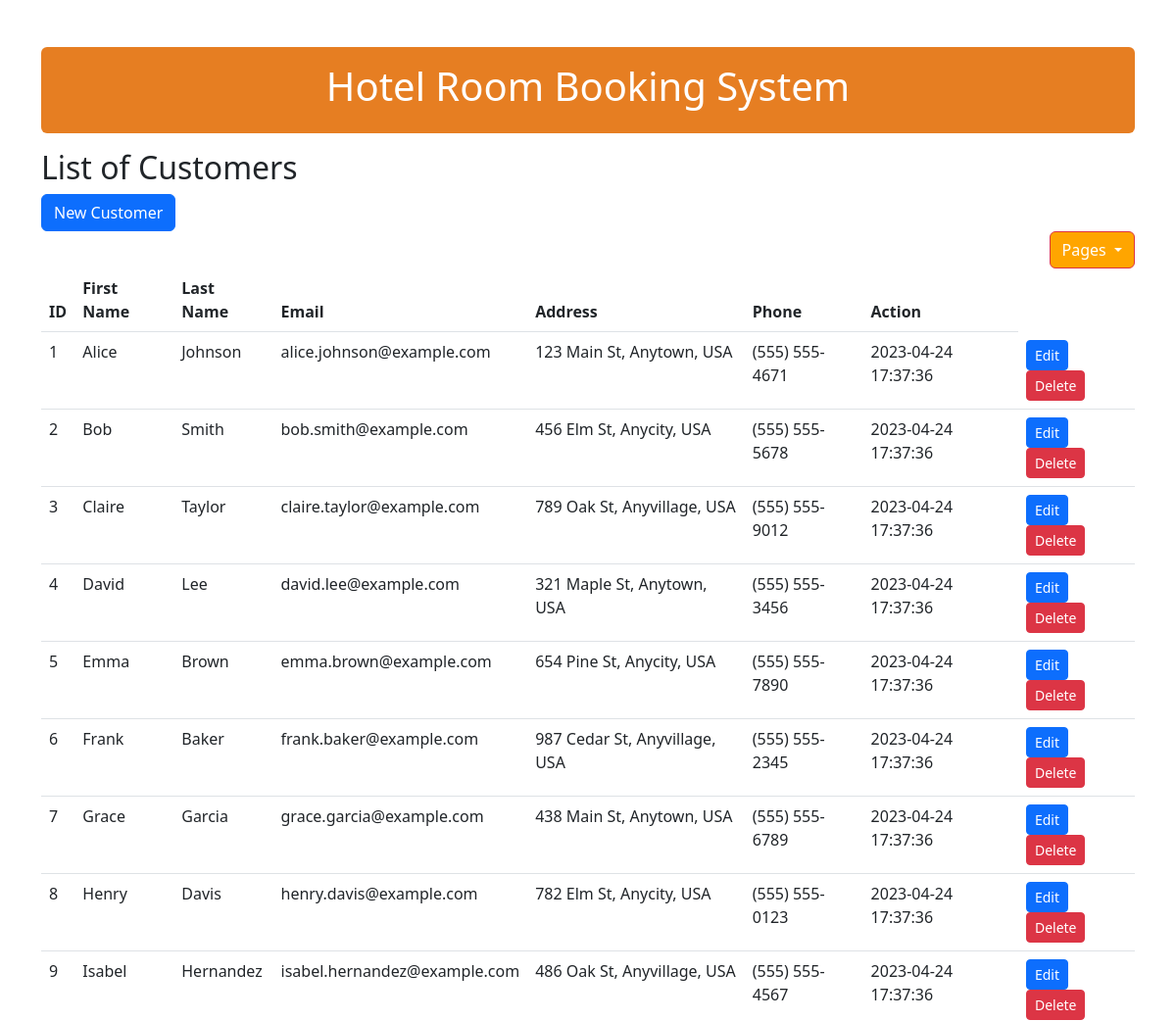
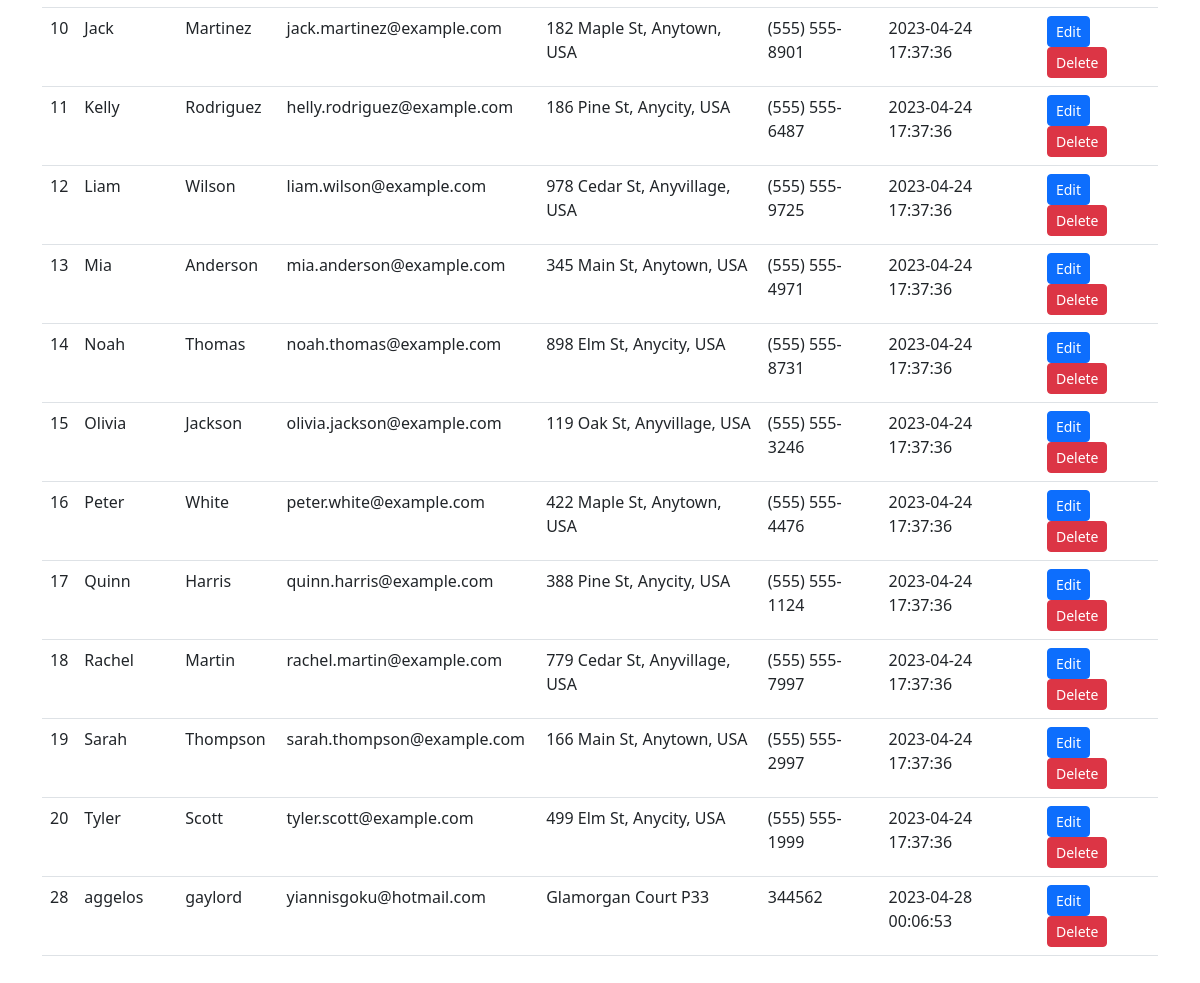
The app's page /adminpanel.php with its own data (2 pictures, top to bottom).
### tables this page shows
CREATE TABLE `customers` (
  `id` int(11) NOT NULL,
  `fname` varchar(100) NOT NULL,
  `sname` varchar(100) NOT NULL,
  `email` varchar(200) NOT NULL,
  `address` varchar(200) DEFAULT NULL,
  `phone` varchar(20) DEFAULT NULL,
  `created_at` datetime NOT NULL DEFAULT current_timestamp()
);

### adminpanel.php (the view, shortened to what this page needs)
<!DOCTYPE html>
<html lang="en">
<head>
    <link rel= "stylesheet" href= "https://cdn.jsdelivr.net/npm/bootstrap@5.3.0-alpha3/dist/css/bootstrap.min.css">
    <link href="https://getbootstrap.com/docs/5.3/assets/css/docs.css" rel="stylesheet">
</head>
<body>
    <div class= "container my-5">
        <div class="text-center alert alert-danger" style="background:#e67e22;border:none;color:#fff" >
            <h1>Hotel Room Booking System</h1>
        </div>
        <h2>List of Customers</h2>
        <a class="btn btn-primary" href="/mywebsite/create.php" role="button">New Customer</a>
        <div class="dropdown-center">
            <button class="btn btn-danger dropdown-toggle" type="button"  data-bs-toggle="dropdown" aria-expanded="false" style="float:right; background-color: orange;">
                Pages
            </button>
        </div>
        <br>
        <table class="table">
            <thead>
                <tr>
                    <th>ID</th>
                    <th>First Name</th>
                    <th>Last Name</th>
                    <th>Email</th>
                    <th>Address</th>
                    <th>Phone</th>
                    <th>Action</th>
                </tr>
            </thead>
            <tbody>
                <?php
                $servername = "localhost";
                $username = "root";
                $password = "";
                $database = "bookingsystem";
                $connection = new mysqli($servername, $username, $password, $database);
                $sql = "SELECT * FROM customers";
                $result = $connection->query($sql);
                while($row = $result->fetch_assoc()) {
                    echo "
                    <tr>
                        <td>$row[id]</td>
                        <td>$row[fname]</td>
                        <td>$row[sname]</td>
                        <td>$row[email]</td>
                        <td>$row[address]</td>
                        <td>$row[phone]</td>
                        <td>$row[created_at]</td>
                        <td>
                            <a class='btn btn-primary btn-sm' href='/mywebsite/edit.php?id=$row[id]'>Edit</a>
                            <a class='btn btn-danger btn-sm' href='/mywebsite/delete.php?id=$row[id]'>Delete</a>
                        </td>
                    </tr>
                    ";
                }
                ?>
            </tbody>
        </table>
    </div>
</body>
</html>

### records on screen
customers: id "1", fname "Alice", sname "Johnson", email "alice.johnson@example.com", address "123 Main St, Anytown, USA", phone "(555) 555-4671", created_at "2023-04-24 17:37:36"
customers: id "2", fname "Bob", sname "Smith", email "bob.smith@example.com", address "456 Elm St, Anycity, USA", phone "(555) 555-5678", created_at "2023-04-24 17:37:36"
customers: id "3", fname "Claire", sname "Taylor", email "claire.taylor@example.com", address "789 Oak St, Anyvillage, USA", phone "(555) 555-9012", created_at "2023-04-24 17:37:36"
customers: id "4", fname "David", sname "Lee", email "david.lee@example.com", address "321 Maple St, Anytown, USA", phone "(555) 555-3456", created_at "2023-04-24 17:37:36"
customers: id "5", fname "Emma", sname "Brown", email "emma.brown@example.com", address "654 Pine St, Anycity, USA", phone "(555) 555-7890", created_at "2023-04-24 17:37:36"
customers: id "6", fname "Frank", sname "Baker", email "frank.baker@example.com", address "987 Cedar St, Anyvillage, USA", phone "(555) 555-2345", created_at "2023-04-24 17:37:36"
customers: id "7", fname "Grace", sname "Garcia", email "grace.garcia@example.com", address "438 Main St, Anytown, USA", phone "(555) 555-6789", created_at "2023-04-24 17:37:36"
customers: id "8", fname "Henry", sname "Davis", email "henry.davis@example.com", address "782 Elm St, Anycity, USA", phone "(555) 555-0123", created_at "2023-04-24 17:37:36"
customers: id "9", fname "Isabel", sname "Hernandez", email "isabel.hernandez@example.com", address "486 Oak St, Anyvillage, USA", phone "(555) 555-4567", created_at "2023-04-24 17:37:36"
customers: id "10", fname "Jack", sname "Martinez", email "jack.martinez@example.com", address "182 Maple St, Anytown, USA", phone "(555) 555-8901", created_at "2023-04-24 17:37:36"
customers: id "11", fname "Kelly", sname "Rodriguez", email "helly.rodriguez@example.com", address "186 Pine St, Anycity, USA", phone "(555) 555-6487", created_at "2023-04-24 17:37:36"
customers: id "12", fname "Liam", sname "Wilson", email "liam.wilson@example.com", address "978 Cedar St, Anyvillage, USA", phone "(555) 555-9725", created_at "2023-04-24 17:37:36"
customers: id "13", fname "Mia", sname "Anderson", email "mia.anderson@example.com", address "345 Main St, Anytown, USA", phone "(555) 555-4971", created_at "2023-04-24 17:37:36"
customers: id "14", fname "Noah", sname "Thomas", email "noah.thomas@example.com", address "898 Elm St, Anycity, USA", phone "(555) 555-8731", created_at "2023-04-24 17:37:36"
customers: id "15", fname "Olivia", sname "Jackson", email "olivia.jackson@example.com", address "119 Oak St, Anyvillage, USA", phone "(555) 555-3246", created_at "2023-04-24 17:37:36"
customers: id "16", fname "Peter", sname "White", email "peter.white@example.com", address "422 Maple St, Anytown, USA", phone "(555) 555-4476", created_at "2023-04-24 17:37:36"
customers: id "17", fname "Quinn", sname "Harris", email "quinn.harris@example.com", address "388 Pine St, Anycity, USA", phone "(555) 555-1124", created_at "2023-04-24 17:37:36"
customers: id "18", fname "Rachel", sname "Martin", email "rachel.martin@example.com", address "779 Cedar St, Anyvillage, USA", phone "(555) 555-7997", created_at "2023-04-24 17:37:36"
customers: id "19", fname "Sarah", sname "Thompson", email "sarah.thompson@example.com", address "166 Main St, Anytown, USA", phone "(555) 555-2997", created_at "2023-04-24 17:37:36"
customers: id "20", fname "Tyler", sname "Scott", email "tyler.scott@example.com", address "499 Elm St, Anycity, USA", phone "(555) 555-1999", created_at "2023-04-24 17:37:36"
customers: id "28", fname "aggelos", sname "gaylord", email "yiannisgoku@hotmail.com", address "Glamorgan Court P33", phone "344562", created_at "2023-04-28 00:06:53"
